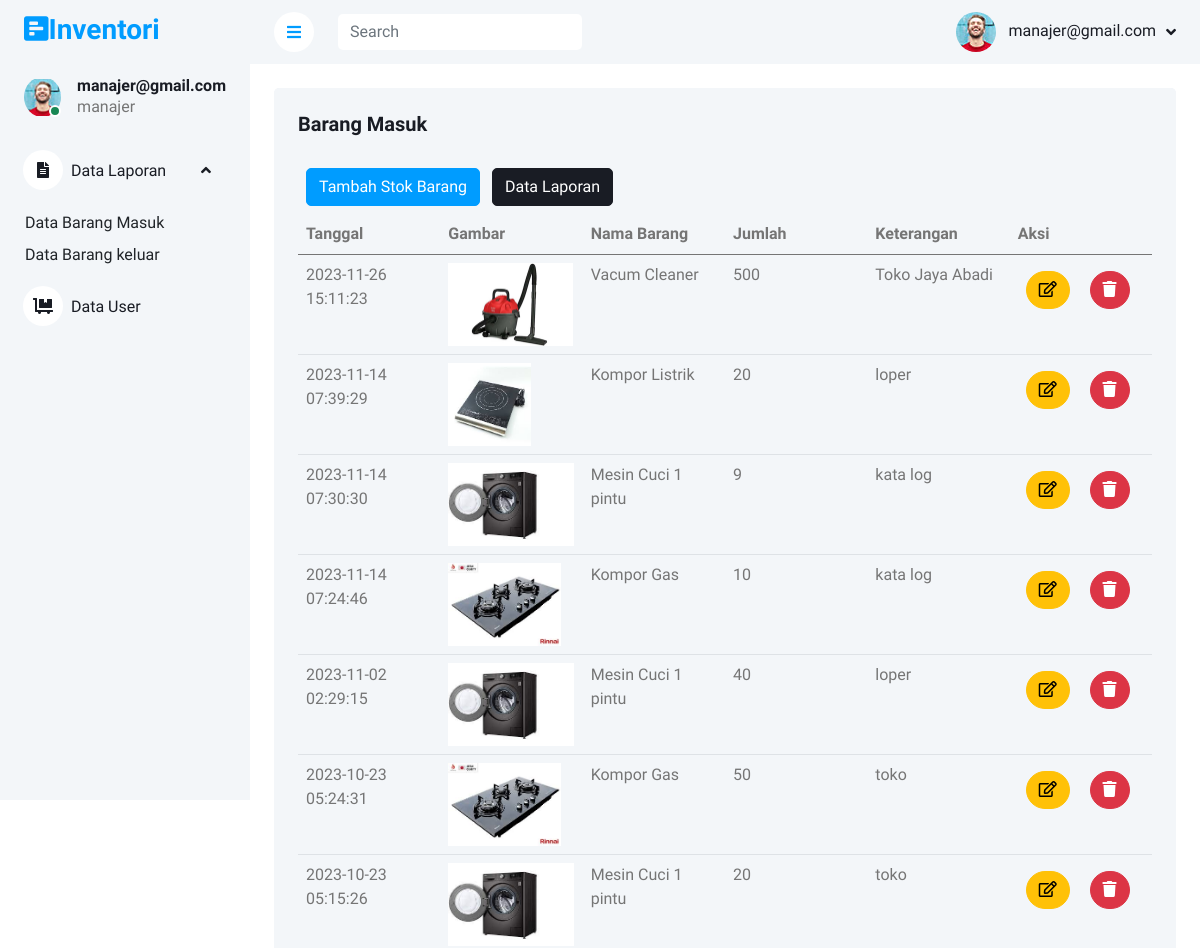
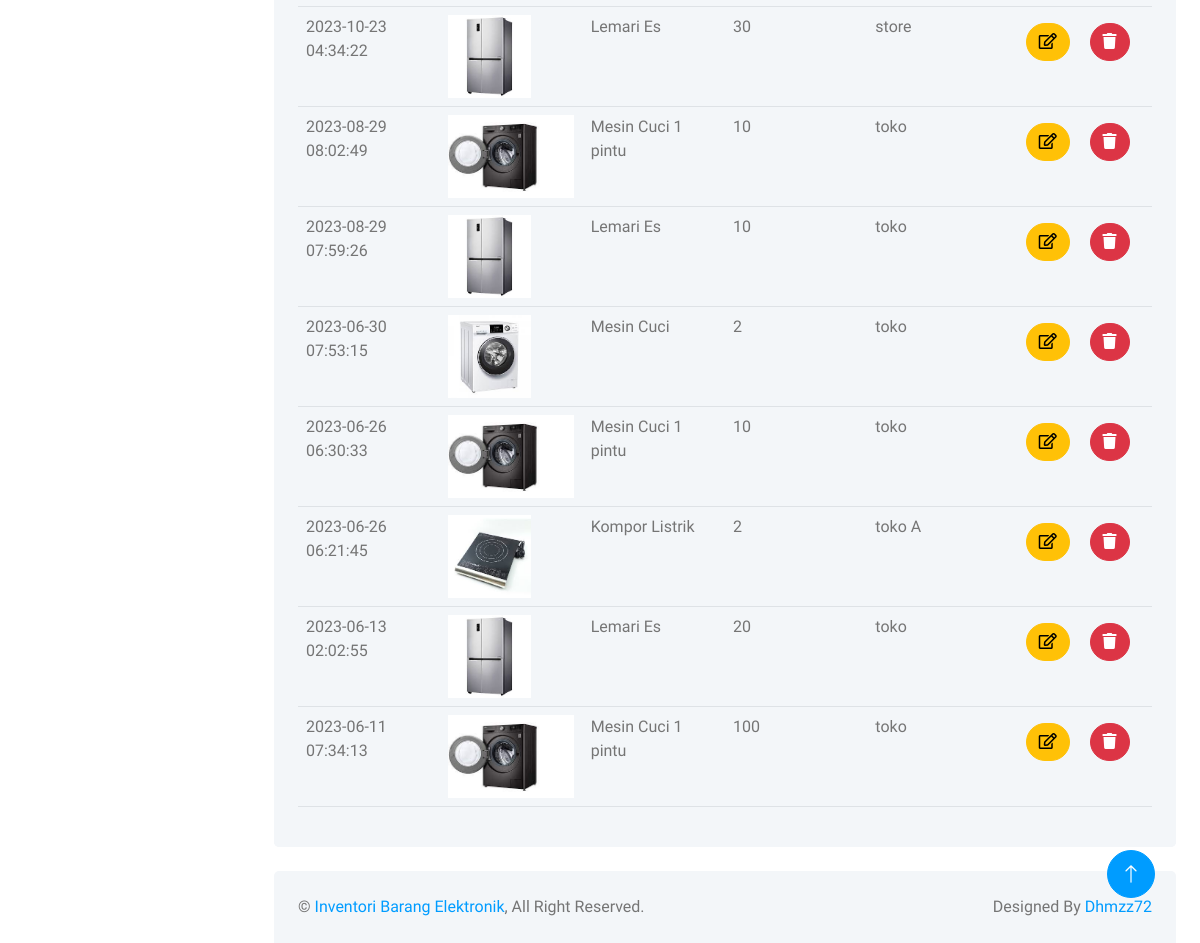
/masuk.php (signed in), run on the app's committed database (2 pictures, top to bottom).
### tables this page shows
CREATE TABLE `masuk` (
  `idmasuk` int(11) NOT NULL,
  `idbarang` int(11) NOT NULL,
  `tanggal` timestamp NOT NULL DEFAULT current_timestamp(),
  `keterangan` varchar(25) NOT NULL,
  `qty` int(11) NOT NULL
);

CREATE TABLE `stock` (
  `idbarang` int(11) NOT NULL,
  `namabarang` varchar(50) NOT NULL,
  `deskripsi` varchar(50) NOT NULL,
  `stock` int(11) NOT NULL,
  `image` varchar(255) DEFAULT NULL
);

### masuk.php (the view, shortened to what this page needs)
<?php
    $hal="masuk";
    require 'function.php';
?>
<!DOCTYPE html>
<html lang="en">
<head>
    <?php
    require_once('layour/_css.php');
    ?>
</head>
</head>
<body>
    <div class="container-xxl position-relative bg-white d-flex p-0">
        <?php
         require_once('layour/sidebar.php');
        ?>
        <div class="content">
            <?php
             require_once('layour/navbar.php');
            ?>
            <div class="container-fluid pt-4 px-4">
                <div class=" bg-light rounded align-items-center justify-content-center mx-0">
                <div class="col-12">
                        <div class="bg-light rounded h-100 p-4">
                            <h5 class="mb-4">Barang Masuk</h5>
                            <button type="button" class="btn btn-primary m-2" data-bs-toggle="modal" data-bs-target="#myModal">Tambah Stok Barang</button>
                            <a href="exportmasuk.php" class="btn btn-dark" target="_blank">Data Laporan</a>
                            <div class="table-responsive">
                                <table class="table">
                                    <thead>
                                        <tr>
                                            <th scope="col">Tanggal</th>
                                            <th scope="col">Gambar</th>
                                            <th scope="col">Nama Barang</th>
                                            <th scope="col">Jumlah</th>
                                            <th scope="col">Keterangan</th>
                                            <th scope="col">Aksi</th>
                                        </tr>
                                    </thead>
                                    <tbody>
                                    <?php
                                        $ambilsemuadatastock = mysqli_query($conn, "select * from masuk m, stock s where s.idbarang = m.idbarang order by tanggal DESC ");
                                        while ($data = mysqli_fetch_array($ambilsemuadatastock)) {
                                            $idm = $data['idmasuk'];
                                            $tanggal = $data['tanggal'];
                                            $namabarang = $data['namabarang'];
                                            $qty = $data['qty'];
                                            $keterangan = $data['keterangan'];
                                            $gambar = $data['image'];
                                            if ($gambar == null) {
                                            $img = 'No Photo';
                                            } else {
                                            $img = '<img src="images/' . $gambar . '" class="zoomable">';
                                            }
                                    ?>
                                            <tr>
                                                <td><?= $tanggal; ?></td>
                                                <td><?= $img; ?></td>
                                                <td><?= $namabarang; ?></td>
                                                <td><?= $qty; ?></td>
                                                <td><?= $keterangan; ?></td>
                                                <td>
                                                    <button type="button" class="btn btn-warning rounded-pill m-2">
                                                        <i class="far fa-edit" data-bs-toggle="modal" data-bs-target="#edit<?= $idm; ?>"></i>
                                                    </button>
                                                    <button type="button" class="btn btn-danger rounded-pill m-2">
                                                    <i class="fas fa-trash" data-bs-toggle="modal" data-bs-target="#delete<?= $idm; ?>"></i>
                                                    </button>
                                                </td>
                                            </tr>
                                        <?php
                                        };
                                    ?>
                                    </tbody>
                                </table>
                            </div>
                        </div>
                    </div>
                </div>
            </div>
            <?php
            require_once('layour/_footer.php');
            ?>
        </div>
        <a href="#" class="btn btn-lg btn-primary btn-lg-square back-to-top"><i class="bi bi-arrow-up"></i></a>
    </div>
</body>
</html>

### layour/_css.php (shortened to what this page needs)
<link href="https://cdnjs.cloudflare.com/ajax/libs/font-awesome/5.10.0/css/all.min.css" rel="stylesheet">
<link href="https://cdn.jsdelivr.net/npm/bootstrap-icons@1.4.1/font/bootstrap-icons.css" rel="stylesheet">
<link href="lib/owlcarousel/assets/owl.carousel.min.css" rel="stylesheet">
<link href="lib/tempusdominus/css/tempusdominus-bootstrap-4.min.css" rel="stylesheet" />
<link href="css/bootstrap.min.css" rel="stylesheet">
<link href="css/style.css" rel="stylesheet">

### layour/sidebar.php
<div class="sidebar pe-4 pb-3">
           <nav class="navbar bg-light navbar-light">
               <a href="index.php" class="navbar-brand mx-4 mb-3">
                   <h3 class="text-primary"><i class="fas fa-poll-h"></i>Inventori</h3>
               </a>
               <div class="d-flex align-items-center ms-4 mb-4">
                   <div class="position-relative">
                       <img class="rounded-circle" src="images/user.jpg" alt="" style="width: 40px; height: 40px;">
                       <div class="bg-success rounded-circle border border-2 border-white position-absolute end-0 bottom-0 p-1"></div>
                   </div>
                   <div class="ms-3">
                       <h6 class="mb-0"><?=$_SESSION['user']; ?></h6>
                       <span><?=$_SESSION['level']; ?></span>
                   </div>
               </div>
               <div class="navbar-nav w-100">
                   <?php if (($_SESSION['level'] == "admin")) { ?>
                       <a href="index.php" class="nav-item nav-link <?php if ($hal=="index"){echo "active";}?>"><i class="fas fa-boxes me-2"></i>Stok Barang</a>
                       <a href="masuk.php" class="nav-item nav-link <?php if ($hal=="masuk"){echo "active";}?>"><i class="fas fa-dolly-flatbed me-2"></i>Barang Masuk</a>
                       <a href="keluar.php" class="nav-item nav-link <?php if ($hal=="keluar"){echo "active";}?>"><i class="fas fa-dolly me-2"></i>Barang Keluar</a>
                   <?php }else { ?>
                       <div class="nav-item dropdown">
                           <a href="#" class="nav-link dropdown-toggle show" data-bs-toggle="dropdown" aria-expanded="true"><i class="fa fa-file-alt me-2"></i>Data Laporan</a>
                           <div class="dropdown-menu bg-transparent border-0 show" data-bs-popper="none">
                               <a href="laporanmasuk.php" class="dropdown-item <?php if ($hal=="lapmasuk"){echo "active";}?>">Data Barang Masuk</a>
                               <a href="laporankeluar.php" class="dropdown-item <?php if ($hal=="lapkeluar"){echo "active";}?>">Data Barang keluar</a>
                           </div>
                       </div>
                       <a href="admin.php" class="nav-item nav-link <?php if ($hal=="admin"){echo "active";}?>"><i class="fas fa-dolly-flatbed me-2"></i>Data User</a>
                   <?php } ?>
               </div>
           </nav>
       </div>

### layour/navbar.php (shortened to what this page needs)
<nav class="navbar navbar-expand bg-light navbar-light sticky-top px-4 py-0">
    <a href="#" class="sidebar-toggler flex-shrink-0">
        <i class="fa fa-bars"></i>
    </a>
    <form class="d-none d-md-flex ms-4">
        <input class="form-control border-0" type="search" placeholder="Search">
    </form>
    <div class="navbar-nav align-items-center ms-auto">
        <div class="nav-item dropdown">
            <a href="#" class="nav-link dropdown-toggle" data-bs-toggle="dropdown">
                <img class="rounded-circle me-lg-2" src="images/user.jpg" alt="" style="width: 40px; height: 40px;">
                <span class="d-none d-lg-inline-flex"><?=$_SESSION['user']; ?></span>
            </a>
        </div>
    </div>
</nav>

### layour/_footer.php
<div class="container-fluid pt-4 px-4">
    <div class="bg-light rounded-top p-4">
        <div class="row">
            <div class="col-12 col-sm-6 text-center text-sm-start">
                &copy; <a href="#">Inventori Barang Elektronik</a>, All Right Reserved.
            </div>
            <div class="col-12 col-sm-6 text-center text-sm-end">
                Designed By <a href="">Dhmzz72</a>
            </div>
        </div>
    </div>
</div>

### css/style.css (style rules this page uses)
:root { --primary: #009CFF; --light: #F3F6F9; --dark: #191C24; }
.back-to-top { position: fixed; display: none; right: 45px; bottom: 45px; z-index: 99; }
.btn { transition: .5s; }
.btn.btn-primary { color: #FFFFFF; }
.btn-lg-square { width: 48px; height: 48px; }
.btn-square, .btn-sm-square, .btn-lg-square { padding: 0; display: inline-flex; align-items: center; justify-content: center; font-weight: normal; border-radius: 50px; }
.sidebar { position: fixed; top: 0; left: 0; bottom: 0; width: 250px; height: 100vh; overflow-y: auto; background: var(--light); transition: 0.5s; z-index: 999; }
.content { margin-left: 250px; min-height: 100vh; background: #FFFFFF; transition: 0.5s; }
@media (min-width: 992px) { .sidebar { margin-left: 0; } }
@media (min-width: 992px) { .content { width: calc(100% - 250px); } }
.sidebar .navbar .navbar-nav .nav-link { padding: 7px 20px; color: var(--dark); font-weight: 500; border-left: 3px solid var(--light); border-radius: 0 30px 30px 0; outline: none; }
.sidebar .navbar .navbar-nav .nav-link i { width: 40px; height: 40px; display: inline-flex; align-items: center; justify-content: center; background: #FFFFFF; border-radius: 40px; }
.sidebar .navbar .dropdown-toggle::after { position: absolute; top: 15px; right: 15px; border: none; content: "\f107"; font-family: "Font Awesome 5 Free"; font-weight: 900; transition: .5s; }
.sidebar .navbar .dropdown-toggle[aria-expanded=true]::after { transform: rotate(-180deg); }
.sidebar .navbar .dropdown-item { padding-left: 25px; border-radius: 0 30px 30px 0; }
.content .navbar .navbar-nav .nav-link { margin-left: 25px; padding: 12px 0; color: var(--dark); outline: none; }
.content .navbar .sidebar-toggler, .content .navbar .navbar-nav .nav-link i { width: 40px; height: 40px; display: inline-flex; align-items: center; justify-content: center; background: #FFFFFF; border-radius: 40px; }
.content .navbar .dropdown-toggle::after { margin-left: 6px; vertical-align: middle; border: none; content: "\f107"; font-family: "Font Awesome 5 Free"; font-weight: 900; transition: .5s; }

### masuk.php (style rules this page uses)
td { width: 100px; height: 100px; padding: 0px; }
img { max-width: 100%; max-height: 100%; object-fit: contain; }

### data on the page
masuk: tanggal "2023-11-26 15:11:23", idbarang.image (picture), idbarang.namabarang "Vacum Cleaner", qty "500", keterangan "Toko Jaya Abadi"
masuk: tanggal "2023-11-14 07:39:29", idbarang.image (picture), idbarang.namabarang "Kompor Listrik", qty "20", keterangan "loper"
masuk: tanggal "2023-11-14 07:30:30", idbarang.image (picture), idbarang.namabarang "Mesin Cuci 1 pintu", qty "9", keterangan "kata log"
masuk: tanggal "2023-11-14 07:24:46", idbarang.image (picture), idbarang.namabarang "Kompor Gas", qty "10", keterangan "kata log"
masuk: tanggal "2023-11-02 02:29:15", idbarang.image (picture), idbarang.namabarang "Mesin Cuci 1 pintu", qty "40", keterangan "loper"
masuk: tanggal "2023-10-23 05:24:31", idbarang.image (picture), idbarang.namabarang "Kompor Gas", qty "50", keterangan "toko"
masuk: tanggal "2023-10-23 05:15:26", idbarang.image (picture), idbarang.namabarang "Mesin Cuci 1 pintu", qty "20", keterangan "toko"
masuk: tanggal "2023-10-23 04:34:22", idbarang.image (picture), idbarang.namabarang "Lemari Es", qty "30", keterangan "store"
masuk: tanggal "2023-08-29 08:02:49", idbarang.image (picture), idbarang.namabarang "Mesin Cuci 1 pintu", qty "10", keterangan "toko"
masuk: tanggal "2023-08-29 07:59:26", idbarang.image (picture), idbarang.namabarang "Lemari Es", qty "10", keterangan "toko"
masuk: tanggal "2023-06-30 07:53:15", idbarang.image (picture), idbarang.namabarang "Mesin Cuci", qty "2", keterangan "toko"
masuk: tanggal "2023-06-26 06:30:33", idbarang.image (picture), idbarang.namabarang "Mesin Cuci 1 pintu", qty "10", keterangan "toko"
masuk: tanggal "2023-06-26 06:21:45", idbarang.image (picture), idbarang.namabarang "Kompor Listrik", qty "2", keterangan "toko A"
masuk: tanggal "2023-06-13 02:02:55", idbarang.image (picture), idbarang.namabarang "Lemari Es", qty "20", keterangan "toko"
masuk: tanggal "2023-06-11 07:34:13", idbarang.image (picture), idbarang.namabarang "Mesin Cuci 1 pintu", qty "100", keterangan "toko"

### other printed values
$_SESSION['user'] "manajer@gmail.com"
$_SESSION['level'] "manajer"
